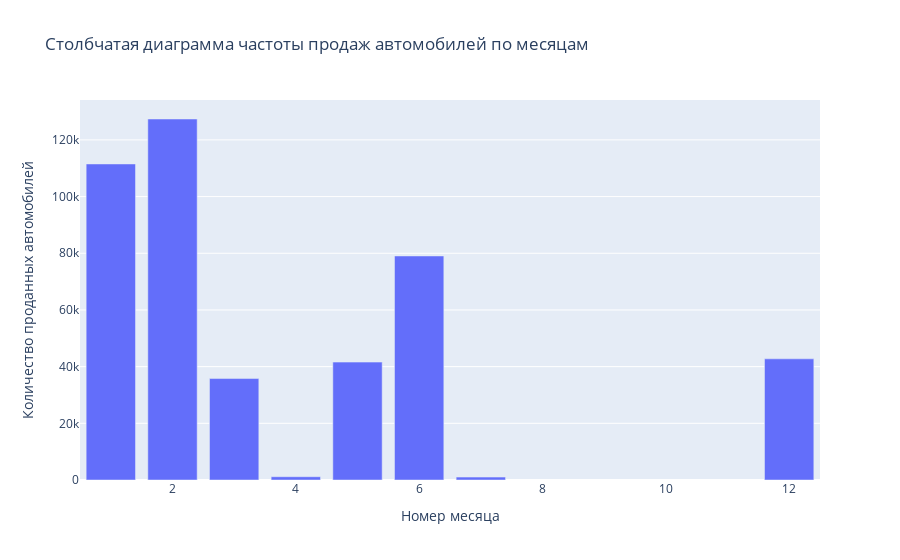

This figure's notebook cell:
### Markdown cell above
Основная доля автомобилей продаётся возрастом до 5 лет (59%). Автомобили от 5 до 10 лет вклчительно занимают 28% продаж. Остальные 70% возрастных категорий занимают менее 13% рынка.

### Code cell
bar_chart = go.Bar(
    x=df_train_research.sale_month.value_counts().index,
    y=df_train_research.sale_month.value_counts().values
    )
layout = go.Layout(
    title='Столбчатая диаграмма частоты продаж автомобилей по месяцам',
    xaxis=dict(title='Номер месяца'),
    yaxis=dict(title='Количество проданных автомобилей'),
    )
fig = go.Figure(data=[bar_chart], layout=layout)
fig.show()

print('Количество уникальных значений признаков:', df_train_research.sale_month.nunique())
print('Количество несовпадающих уникальных объектов в обучающей и тестовойсвыборках:', count_unique_discrepancies(df_train_research, df_test_research, 'sale_month'))
print('Уникальные значения признака:', '\n', df_train_research.sale_month.sort_values().unique())

### Figure 1 — Plotly figure (JSON) as saved in the notebook; plotly's stock layout.template omitted (floating-point values rounded to 4 significant figures)
{"data": [{"type": "bar", "x": [2, 1, 6, 12, 5, 3, 4, 7], "y": [127374, 111509, 79043, 42753, 41592, 35790, 1150, 1023]}], "layout": {"title": {"text": "Столбчатая диаграмма частоты продаж автомобилей по месяцам"}, "xaxis": {"title": {"text": "Номер месяца"}}, "yaxis": {"title": {"text": "Количество проданных автомобилей"}}}}
